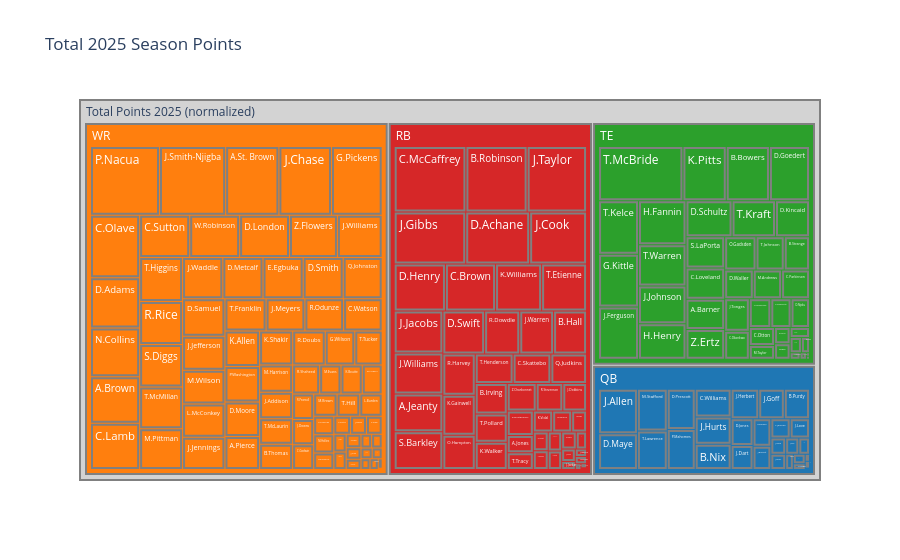

Source (notebook cell):
### Code cell
import plotly.express as px

fantasy_data = filtered_df.copy()

position_color_map = {"(?)": "lightgrey", "RB": '#d62728', 'QB': '#1f77b4', 'WR': '#ff7f0e', 'TE': '#2ca02c'}

season_data = (
    fantasy_data.groupby(['position', 'player_id', 'player_name'], as_index=False)
    .agg(
        normalized_ppr=('normalized_ppr', 'sum'),
        fantasy_points_ppr=('fantasy_points_ppr', 'sum')
    )
)

season_data = season_data[season_data['normalized_ppr'] > 0]

fig = px.treemap(
    season_data,
    path=[px.Constant('Total Points 2025 (normalized)'), 'position', 'player_name'], 
    values='normalized_ppr',
    color='position', 
    color_discrete_map=position_color_map,                                    
    color_discrete_sequence=px.colors.qualitative.Set2,   
    title='Total 2025 Season Points',
    hover_name = 'player_name',
    hover_data = ['fantasy_points_ppr']
)

fig.update_traces(
    hovertemplate=(
        '<b>%{label}</b><br>'
        'Raw Points: %{customdata[0]:.1f}<br>'
        'Normalized Points: %{value:.1f}<br>'
    ),
    root_color="lightgrey",
    insidetextfont=dict(color="white"),
    marker=dict(line=dict(width=2, color="grey"))
)

fig.show()

### Figure 1 — Plotly figure (JSON) as saved in the notebook; plotly's stock layout.template omitted (floating-point values rounded to 4 significant figures; data arrays with more than 128 entries replaced by an {"elided": "..."} marker saying what was removed)
{"data": [{"branchvalues": "total", "customdata": {"elided": "199x2 str values"}, "domain": {"x": [0, 1], "y": [0, 1]}, "hovertemplate": "<b>%{label}</b><br>Raw Points: %{customdata[0]:.1f}<br>Normalized Points: %{value:.1f}<br>", "hovertext": {"elided": "199 str values"}, "ids": {"elided": "199 str values"}, "insidetextfont": {"color": "white"}, "labels": {"elided": "199 str values"}, "marker": {"colors": {"elided": "199 str values"}, "line": {"color": "grey", "width": 2}}, "name": "", "parents": {"elided": "199 str values"}, "root": {"color": "lightgrey"}, "type": "treemap", "values": {"elided": "199 float values"}}], "layout": {"legend": {"tracegroupgap": 0}, "title": {"text": "Total 2025 Season Points"}, "treemapcolorway": ["rgb(102,194,165)", "rgb(252,141,98)", "rgb(141,160,203)", "rgb(231,138,195)", "rgb(166,216,84)", "rgb(255,217,47)", "rgb(229,196,148)", "rgb(179,179,179)"]}}
